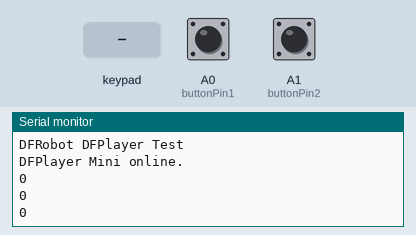
Recording of a sketch running on a simulated Arduino Mega 2560, built with avr-gcc and run on an emulated ATmega2560. Shown: the last lines printed to the serial monitor. The test bench sets the inputs (shaded band); at power-on: A0 (buttonPin1) HIGH, A1 (buttonPin2) HIGH. The audio player accepts every command and is not drawn.

Above: at 1.7 s.
1.8 s: A0 (buttonPin1) pulled LOW for 0.6 s
3.9 s: A1 (buttonPin2) pulled LOW for 0.6 s
6.0 s: key '0' pressed
At 6.5 s:
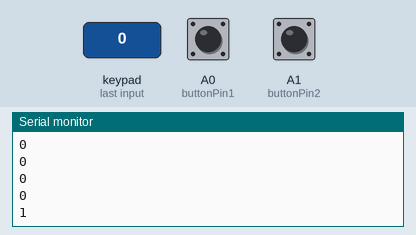
7.5 s: keypad keys 1 2 pressed 0.716 s apart
At 8.0 s:
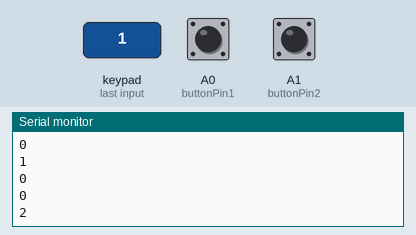
10.4 s: A0 (buttonPin1) pulled LOW for 1 s
12.9 s: A1 (buttonPin2) pulled LOW for 1 s
Timing chart, 0 to 15.9 s (numbered marks = the images above; inputs shaded):
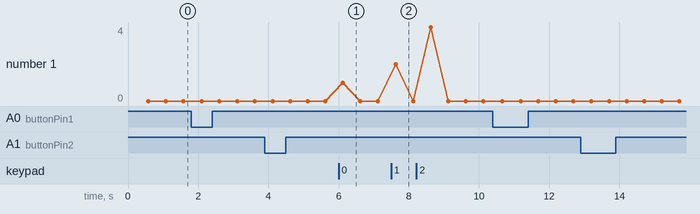

Measured:
- after the input at 6.0 s, the serial monitor: prints a new line after 0.12 s (image 1)
- after the input at 7.5 s, the serial monitor: prints a new line after 0.12 s (image 2)

The sketch:

Musical_Grasping_Training_Aid_Firmware.ino
```cpp
// (licence header left out)
#include <Arduino.h>
#include <Wire.h>
#include <DFRobotDFPlayerMini.h>  // MP3 reader library
#include "Adafruit_MPR121.h"      // Capacitive Touch Sensor library

#ifndef _BV
#define _BV(bit) (1 << (bit))
#endif

DFRobotDFPlayerMini myDFPlayer;           // Create  DFPlayer object
Adafruit_MPR121 cap = Adafruit_MPR121();  // Create MPR121 object

uint16_t currtouched = 0;  // Variable to store capacitance value from MPR121

const int buttonPin1 = A0;  // Pin for pushbutton 1
const int buttonPin2 = A1;  // Pin for pushbutton 2

const int presetVolumes[] = { 5, 8, 11, 14, 17, 20 };  // Preset volume levels
int currentVolumeIndex = 0;                            // Volume index counter
int currentSongIndex = 0;                              // Song index counter

int buttonState1 = 0;  // Variable to store button 1 state
int buttonState2 = 0;  // Variable to store button 2 state

void setup() {

  pinMode(buttonPin1, INPUT_PULLUP);  // Set buttonPin1 as an input
  pinMode(buttonPin2, INPUT_PULLUP);  // Set buttonPin2 as an input

  Serial.begin(115200);  //Setup Serial communication; baud rate is 9600 bps
  Serial.println("Entering Setup");

  //Wire.begin(); //Initialize I2C communication

  Serial1.begin(9600);        // Setup Serial1 communication; baud rate is 9600 bps
  while (!Serial) delay(10);  // Wait for Serial1 to initialize
  //---MPR121 Capacitive Touch Sensor Test----
  Serial.println("Adafruit MPR121 Capacitive Touch Sensor Test");

  // Default address is 0x5A, if tied to 3.3V its 0x5B
  // If tied to SDA its 0x5C and if SCL then 0x5D

  if (!cap.begin(0x5A)) {
    Serial.println("MPR121 not found, check wiring?");
    while (true)
      ;
  }
  Serial.println("MPR121 found!");
  cap.setAutoconfig(true);  // Enable auto calibration for capacitive sensor

  //---DFPlayer Test----
  Serial.println("DFRobot DFPlayer Test");
  if (!myDFPlayer.begin(Serial1)) {  // Use Serial1 to communicate with the DFPlayer
    Serial.println(F("Unable to begin:"));
    Serial.println(F("1.Please recheck the connection!"));
    Serial.println(F("2.Please insert the SD card!"));
    while (true)
      ;
  }
  Serial.println(F("DFPlayer Mini online."));

  //----Set volume----
  myDFPlayer.volume(presetVolumes[currentVolumeIndex]);  //Set volume value to currentVolumeIndex which corresponds to the first volume setting
  myDFPlayer.volumeUp();                                 //Volume Up
  myDFPlayer.volumeDown();                               //Volume Down
  myDFPlayer.EQ(DFPLAYER_EQ_NORMAL);                     //Set Equalizer
  myDFPlayer.outputDevice(DFPLAYER_DEVICE_SD);           //Set device (SD as default)
  myDFPlayer.enableLoopAll();                            //Loop files after play through once
  myDFPlayer.play(1);                                    //Play the first music file
  myDFPlayer.pause();                                    //Pause music
}

void loop() {

  currtouched = cap.touched();  //Read the current touched state
  Serial.println(currtouched);
  delay(500);  //Delay for 500 milliseconds

  if (currtouched > 1) {  //The value 1 is the threshold. Value can be changed to modify sensitivity
    myDFPlayer.start();   //start the mp3 from the pause
  } else {
    myDFPlayer.pause();  //pause the mp3
  }

  int buttonState1 = digitalRead(buttonPin1);  //Read value of skip song button
  int buttonState2 = digitalRead(buttonPin2);  //Read value of volume button


  //----Skip Song Button (Push Button 1)----
  if (buttonState1 == LOW) {  //If pushbutton 1 is pressed
    myDFPlayer.next();        //Play next song
    Serial.println("next:");
    Serial.print("Current track:");
    Serial.println(myDFPlayer.readCurrentFileNumber() + 1);
  }

  //----Volume Button (Push Button 2)----
  if (buttonState2 == LOW) {                               //If pushbutton 2 is pressed
    currentVolumeIndex = (currentVolumeIndex + 1) % 6;     // Cycle to next volume value
    myDFPlayer.volume(presetVolumes[currentVolumeIndex]);  // New volume value
    Serial.print("Set volume to ");
    Serial.println(presetVolumes[currentVolumeIndex]);
  }
}
```
